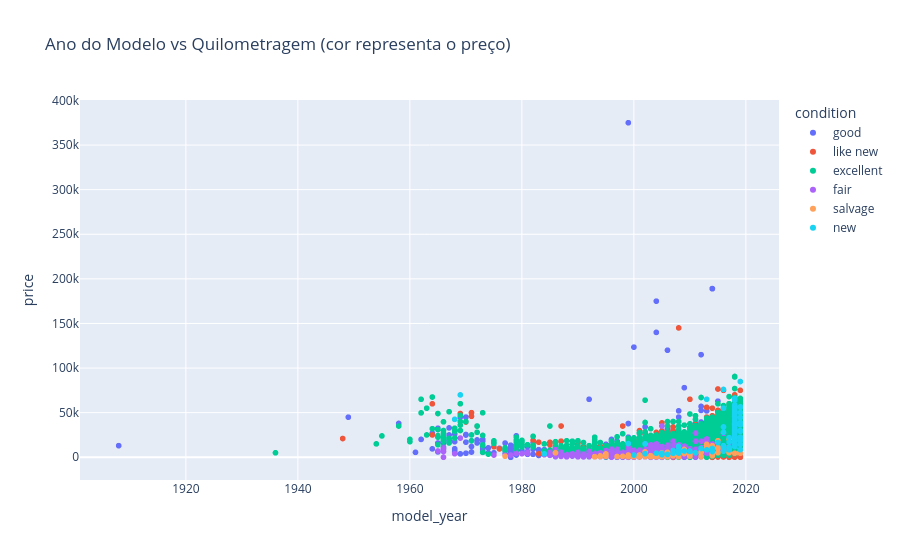

Here is the notebook cell this chart was saved with:
### Code cell
fig = px.scatter(
    car_analysis,
    x="model_year",
    y="price",
    color="condition",
    title="Ano do Modelo vs Quilometragem (cor representa o preço)"
)

fig.show()

### Figure 1 — Plotly figure (JSON) as saved in the notebook; plotly's stock layout.template omitted (floating-point values rounded to 4 significant figures; data arrays with more than 128 entries replaced by an {"elided": "..."} marker saying what was removed)
{"data": [{"hovertemplate": "condition=good<br>model_year=%{x}<br>price=%{y}<extra></extra>", "legendgroup": "good", "marker": {"color": "#636efa", "symbol": "circle"}, "mode": "markers", "name": "good", "showlegend": true, "type": "scattergl", "x": {"elided": "15847 float values"}, "xaxis": "x", "y": {"elided": "15847 int values"}, "yaxis": "y"}, {"hovertemplate": "condition=like new<br>model_year=%{x}<br>price=%{y}<extra></extra>", "legendgroup": "like new", "marker": {"color": "#EF553B", "symbol": "circle"}, "mode": "markers", "name": "like new", "showlegend": true, "type": "scattergl", "x": {"elided": "3730 float values"}, "xaxis": "x", "y": {"elided": "3730 int values"}, "yaxis": "y"}, {"hovertemplate": "condition=excellent<br>model_year=%{x}<br>price=%{y}<extra></extra>", "legendgroup": "excellent", "marker": {"color": "#00cc96", "symbol": "circle"}, "mode": "markers", "name": "excellent", "showlegend": true, "type": "scattergl", "x": {"elided": "18652 float values"}, "xaxis": "x", "y": {"elided": "18652 int values"}, "yaxis": "y"}, {"hovertemplate": "condition=fair<br>model_year=%{x}<br>price=%{y}<extra></extra>", "legendgroup": "fair", "marker": {"color": "#ab63fa", "symbol": "circle"}, "mode": "markers", "name": "fair", "showlegend": true, "type": "scattergl", "x": {"elided": "1270 float values"}, "xaxis": "x", "y": {"elided": "1270 int values"}, "yaxis": "y"}, {"hovertemplate": "condition=salvage<br>model_year=%{x}<br>price=%{y}<extra></extra>", "legendgroup": "salvage", "marker": {"color": "#FFA15A", "symbol": "circle"}, "mode": "markers", "name": "salvage", "showlegend": true, "type": "scattergl", "x": [1999.0, 2008.0, 2012.0, 1995.0, 2003.0, 2005.0, 2008.0, 2001.0, 2001.0, 1998.0, 2001.0, 2003.0, 2008.0, 2000.0, 2005.0, 2014.0, 2009.0, 2013.0, 2006.0, 2015.0, 2018.0, 2006.0, 1994.0, 2019.0, 1995.0, 2000.0, 2014.0, 2004.0, 2001.0, 2015.0, 2004.0, 2014.0, 1999.0, 2007.0, 1999.0, 2015.0, 2013.0, 2003.0, 1977.0, 2014.0, 2000.0, 2017.0, 2017.0, 2014.0, 2004.0, 1995.0, 1999.0, 2002.0, 2010.0, 2004.0, 2018.0, 2003.0, 2008.0, 2017.0, 2017.0, 2017.0, 2009.0, 2002.0, 2010.0, 2002.0, 2007.0, 2000.0, 2001.0, 2001.0, 1993.0, 2005.0, 2012.0, 1999.0, 2003.0, 2016.0, 2006.0, 1994.0, 2014.0, 1993.0, 2006.0, 2011.0, 2004.0, 2015.0, 2007.0, 1986.0, 2013.0, 1994.0, 1999.0, 1997.0, 2008.0, 2017.0, 2002.0], "xaxis": "x", "y": [600, 1000, 5500, 999, 850, 5000, 8000, 2500, 1800, 1000, 1500, 1800, 8000, 580, 2700, 11000, 4100, 12900, 400, 18500, 13500, 5500, 900, 4500, 3750, 800, 1700, 2000, 1500, 5000, 800, 13000, 800, 2950, 800, 10700, 9975, 1400, 1200, 3500, 800, 20750, 8750, 6750, 2950, 2495, 2500, 800, 1200, 1000, 4500, 500, 4700, 5200, 20750, 8750, 8725, 5000, 3000, 6000, 2500, 700, 500, 2250, 650, 700, 1000, 1900, 600, 7000, 1000, 1500, 4800, 500, 700, 5000, 450, 9900, 1500, 5000, 14500, 1500, 1000, 850, 500, 5000, 2700], "yaxis": "y"}, {"hovertemplate": "condition=new<br>model_year=%{x}<br>price=%{y}<extra></extra>", "legendgroup": "new", "marker": {"color": "#19d3f3", "symbol": "circle"}, "mode": "markers", "name": "new", "showlegend": true, "type": "scattergl", "x": [2016.0, 2018.0, 2019.0, 2018.0, 2009.0, 2013.0, 2016.0, 2018.0, 2018.0, 2018.0, 2018.0, 2008.0, 2019.0, 2008.0, 2007.0, 2008.0, 2018.0, 2018.0, 2007.0, 2012.0, 2019.0, 2019.0, 2002.0, 2018.0, 1968.0, 2018.0, 2011.0, 2016.0, 2014.0, 2008.0, 2019.0, 2018.0, 2017.0, 2018.0, 2018.0, 2018.0, 2016.0, 2018.0, 2017.0, 2005.0, 2000.0, 2017.0, 2017.0, 1999.0, 2018.0, 2018.0, 2002.0, 2018.0, 2019.0, 2018.0, 2016.0, 2004.0, 2018.0, 2018.0, 2018.0, 2019.0, 2018.0, 2018.0, 2018.0, 2018.0, 2018.0, 2019.0, 2019.0, 2018.0, 2019.0, 2018.0, 2018.0, 2018.0, 2018.0, 2018.0, 2019.0, 2010.0, 2005.0, 2011.0, 2016.0, 2017.0, 2018.0, 2019.0, 2018.0, 2018.0, 2018.0, 2018.0, 2018.0, 2018.0, 2019.0, 2018.0, 2018.0, 2019.0, 2018.0, 2018.0, 2018.0, 2018.0, 2014.0, 2018.0, 2019.0, 2017.0, 2015.0, 1969.0, 2018.0, 2014.0, 2006.0, 2013.0, 2010.0, 1984.0, 2018.0, 2016.0, 2008.0, 2018.0, 2018.0], "xaxis": "x", "y": [34000, 30000, 44505, 23000, 7000, 8300, 76000, 26000, 37490, 37490, 32500, 4700, 84900, 6200, 7500, 12300, 45500, 28000, 4500, 9800, 14500, 29900, 3995, 42000, 42500, 33390, 4950, 12995, 6300, 4950, 18800, 12000, 8300, 51995, 58500, 35000, 28000, 17500, 8700, 2900, 2500, 11000, 16950, 15300, 54000, 38800, 14995, 41500, 8500, 38000, 55000, 4500, 46058, 25629, 38414, 50025, 45962, 64493, 41800, 52916, 30740, 22525, 56004, 30000, 22146, 25629, 64493, 21696, 29900, 13990, 29000, 6500, 4500, 4999, 11000, 9200, 18000, 38900, 50440, 22525, 64493, 30000, 36494, 36347, 36347, 36262, 64010, 56504, 47950, 37784, 56504, 45613, 8399, 46200, 14500, 21999, 16499, 69900, 20000, 9800, 3200, 65000, 6995, 3800, 19950, 6800, 8200, 19000, 66000], "yaxis": "y"}], "layout": {"legend": {"title": {"text": "condition"}, "tracegroupgap": 0}, "title": {"text": "Ano do Modelo vs Quilometragem (cor representa o preço)"}, "xaxis": {"anchor": "y", "domain": [0, 1], "title": {"text": "model_year"}}, "yaxis": {"anchor": "x", "domain": [0, 1], "title": {"text": "price"}}}}
